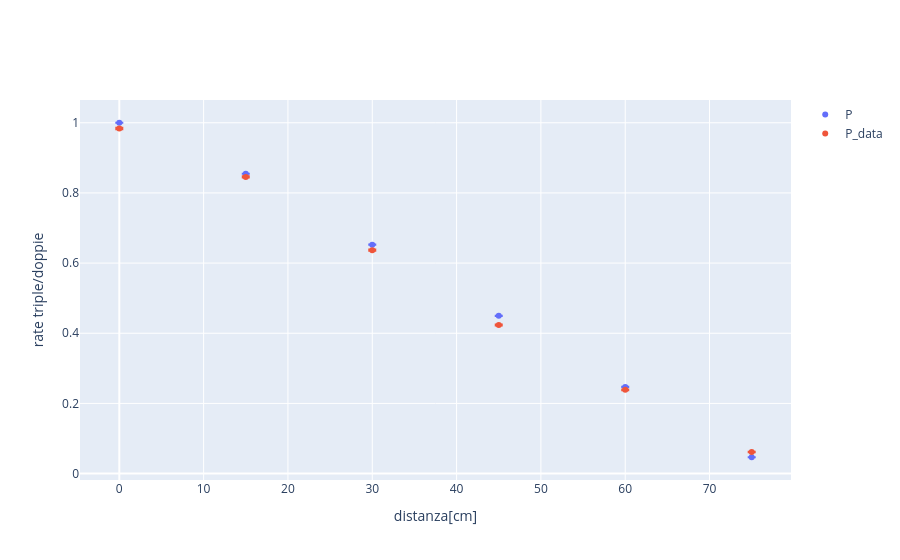

Write notebook code for a chart like this one.
### Markdown cell above
# Partenope

### Code cell
tP_S = np.array(sim_P['triple'])
dP_S = np.array(sim_P['doppie'])
tP = np.array(df_P[' pgm_triple'])
dP = np.array(df_P[' gm_doppie'])

err_data = [float(frac([tP[i], dP[i]])) for i in range(len(tP))]
err_sim = [float(frac([tP_S[i], dP_S[i]])) for i in range(len(tP_S))]

fig = go.Figure()

fig.add_trace( go.Scatter( x = sim_P['Mx'] , y = ((sim_P['triple'])/(sim_P['doppie'])) , mode = 'markers' , name = 'P' , error_y = dict( type='data' , array=err_sim , visible = True)))

fig.add_trace( go.Scatter( x = df_P['p_distanza[cm]'] , y = ((df_P[' pgm_triple'])/(df_P[' gm_doppie'])) , mode = 'markers' , name = 'P_data' , error_y = dict( type='data' , array=err_data , visible = True)))

fig.update_xaxes( title_text = 'distanza[cm]')
fig.update_yaxes( title_text = 'rate triple/doppie')
fig.show()

### Figure 1 — Plotly figure (JSON) as saved in the notebook; plotly's stock layout.template omitted (floating-point values rounded to 4 significant figures)
{"data": [{"error_y": {"array": [0.0002515, 0.0002288, 0.0001975, 0.0001661, 0.0001329, 8.304e-05], "type": "data", "visible": true}, "mode": "markers", "name": "P", "type": "scatter", "x": [0, 15, 30, 45, 60, 75], "y": [1.0, 0.8548, 0.6525, 0.4497, 0.2472, 0.04661]}, {"error_y": {"array": [0.002084, 0.001898, 0.001635, 0.001352, 0.001064, 0.0007454], "type": "data", "visible": true}, "mode": "markers", "name": "P_data", "type": "scatter", "x": [0, 15, 30, 45, 60, 75], "y": [0.9833, 0.8456, 0.6369, 0.4237, 0.2389, 0.0614]}], "layout": {"xaxis": {"title": {"text": "distanza[cm]"}}, "yaxis": {"title": {"text": "rate triple/doppie"}}}}
